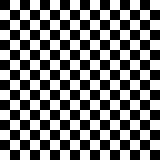
#> input picture Immagini/160x160.bmp, 160 x 160 px; its folder holds only this picture in this run
$ python esperimenti.py
#> lines starting #> are read from the running program, lines starting #| are printed output that depends on the picture; after the words box and inside, x2 and y2 are one past the last pixel; in counts of white or black regions, pixels touching at a corner belong together
### compressione.py
import numpy as np
from scipy.fft import dct, idct
from PIL import Image

def dct2(A):
    """DCT2 ortonormale via scipy.fft (FFT-based)."""
    return dct(dct(A, type=2, norm='ortho', axis=0),
               type=2, norm='ortho', axis=1)


def idct2(A):
    """IDCT2 ortonormale via scipy.fft (FFT-based)."""
    return idct(idct(A, type=2, norm='ortho', axis=0),
                type=2, norm='ortho', axis=1)

def cutoff_mask(F, d):
    """
    Maschera FxF booleana: True dove (k + l) < d, False dove (k + l) >= d.

    Significato: i coefficienti c[k, l] con k + l >= d vengono azzerati.
    Per d = 0 si azzera tutto, per d = 2F-2 si azzera solo c[F-1, F-1].
    """
    k = np.arange(F).reshape(F, 1)
    l = np.arange(F).reshape(1, F)
    m = (k + l) < d
    return m

def compress_image(img, F, d):
    """
    img : ndarray 2D (uint8 o float) contenente l'immagine in scala di grigi.
    F   : intero positivo, lato del macro-blocco.
    d   : intero in [0, 2F - 2], soglia di taglio.

    Restituisce l'immagine ricomposta come ndarray uint8 (stesse dimensioni
    della porzione divisibile in blocchi F x F; gli "avanzi" sono scartati).
    """
    if F <= 0:
        raise ValueError("F deve essere un intero positivo.")
    if not (0 <= d <= 2 * F - 2):
        raise ValueError(f"d deve essere in [0, 2F-2] = [0, {2*F-2}].")

    H, W = img.shape
    Hc = (H // F) * F
    Wc = (W // F) * F
    img_cropped = img[:Hc, :Wc].astype(np.float64)

    mask = cutoff_mask(F, d).astype(np.float64)
    out = np.empty_like(img_cropped)

    for i in range(0, Hc, F):
        for j in range(0, Wc, F):
            block = img_cropped[i:i+F, j:j+F]
            c = dct2(block)
            c *= mask
            ff = idct2(c)
            out[i:i+F, j:j+F] = ff

    out = np.rint(out)
    out = np.clip(out, 0, 255).astype(np.uint8)
    return out

def load_bmp_grayscale(path):
    """Carica un .bmp e lo restituisce come ndarray 2D uint8.

    Se l'immagine e' a colori viene convertita in scala di grigi.
    """
#> called with path = 'Immagini/160x160.bmp'
    im = Image.open(path)
#> im is the input picture: PIL image 160x160 L; 50% white; 1 white region, box (x1, y1, x2, y2) and area: (0, 0, 160, 160) 12800
    if im.mode != 'L':
        im = im.convert('L')
    return np.array(im, dtype=np.uint8)

### esperimenti.py
import os
import csv
import numpy as np
import matplotlib.pyplot as plt

from compressione import compress_image, load_bmp_grayscale

def psnr_uint8(orig, comp):
    """Calcola il PSNR in dB e l'MSE tra due immagini."""
    diff = orig.astype(np.float64) - comp.astype(np.float64)
    mse = float(np.mean(diff * diff))
    if mse == 0:
        return float('inf'), 0.0
    return 10.0 * np.log10(255.0 ** 2 / mse), mse


def coeffs_kept(F, d):
    """Calcola il numero di coefficienti con k+l < d in un blocco F x F."""
    k = np.arange(F).reshape(F, 1)
    l = np.arange(F).reshape(1, F)
    return int(np.sum((k + l) < d))


def run_experiment(name, img, configs, plot_dir='Plots', csv_dir='Results'):
    """Esegue la compressione per tutte le configurazioni e salva output e metriche."""
#> called with name = '160x160', plot_dir = 'Plots', csv_dir = 'Results'
    os.makedirs(plot_dir, exist_ok=True)
    os.makedirs(csv_dir, exist_ok=True)
    H, W = img.shape
#> H = 160; W = 160

    rows = []
    n = len(configs)

    fig, axes = plt.subplots(n, 2, figsize=(8, 3.5 * n))
    if n == 1:
        axes = axes.reshape(1, -1)

    for i, (F, d) in enumerate(configs):
        out = compress_image(img, F, d)
        Hc, Wc = out.shape

        psnr, mse = psnr_uint8(img[:Hc, :Wc], out)
        kept = coeffs_kept(F, d)
        kept_frac = kept / (F * F)
        rows.append([F, d, kept, F * F, kept_frac, mse, psnr])

        axes[i, 0].imshow(img[:Hc, :Wc], cmap='gray', vmin=0, vmax=255)
        axes[i, 0].set_title(f"Originale ({Wc}×{Hc})")
        axes[i, 0].axis('off')

        axes[i, 1].imshow(out, cmap='gray', vmin=0, vmax=255)
        axes[i, 1].set_title(
            f"F={F}, d={d} ({100*kept_frac:.1f}% coeff.)\n"
            f"PSNR: {psnr:.1f} dB  |  MSE: {mse:.1f}"
        )
        axes[i, 1].axis('off')
#> this loop made 5 passes
#> (mse, psnr) on passes 1 to 5: (1.48, 46.44), (518.1, 20.99), (3413.3, 12.8), (430, 21.8), (4699.3, 11.41)
#> pass 1, in psnr_uint8, `diff = orig.astype(np.float64) - comp.astype(np.float64)`:
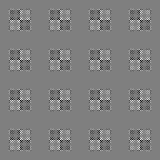
#> diff: shape (160, 160) float64; min -8, max 8, mean 0; drawn with min black and max white
#> pass 2, in run_experiment, `out = compress_image(img, F, d)`:
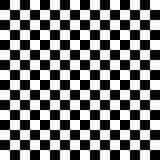
#> out: shape (160, 160); min 0, max 255, mean 127.5
#> after the loop, rows = [[8, 14, 63, 64, 0.984, 1.48, 46.44], [8, 7, 28, 64, 0.438, 518.1, 20.99], [8, 3, 6, 64, 0.0938, 3413.3, 12.8], [16, 15, 120, 256, 0.469, 430, 21.8], [32, 10, 55, 1024, 0.0537, 4699.3, 11.41]]

    plt.suptitle(f"Analisi Compressione: {name}", fontsize=14, fontweight='bold', y=1.02)
    plt.tight_layout()
    fig_path = os.path.join(plot_dir, f"plot_{name}.png")
    plt.savefig(fig_path, dpi=130, bbox_inches='tight')
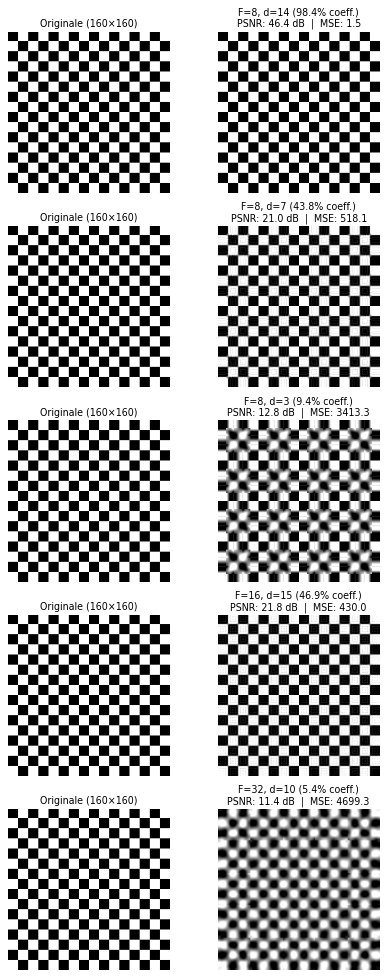
#> figure drawn by matplotlib, 10 panels
    plt.close(fig)

    csv_path = os.path.join(csv_dir, f"dati_{name}.csv")
    with open(csv_path, 'w', newline='') as f:
        w = csv.writer(f)
        w.writerow(['F', 'd', 'coeff_tenuti', 'coeff_totali', 'frazione_tenuti', 'MSE', 'PSNR_dB'])
        w.writerows(rows)

    print(f"Salvato plot: {fig_path}")
    print(f"Salvato CSV:  {csv_path}")
    for F, d, kept, tot, frac, mse, psnr in rows:
        print(f"    F={F:>3} d={d:>3} | coeff={kept:>4}/{tot:<4} "
              f"({100*frac:>5.1f}%) | MSE={mse:>7.2f} | PSNR={psnr:>5.2f} dB")
#> this loop made 5 passes
#|     F=  8 d= 14 | coeff=  63/64   ( 98.4%) | MSE=   1.48 | PSNR=46.44 dB
#|     F=  8 d=  7 | coeff=  28/64   ( 43.8%) | MSE= 518.07 | PSNR=20.99 dB
#|     F=  8 d=  3 | coeff=   6/64   (  9.4%) | MSE=3413.30 | PSNR=12.80 dB
#|     F= 16 d= 15 | coeff= 120/256  ( 46.9%) | MSE= 429.95 | PSNR=21.80 dB
#|     F= 32 d= 10 | coeff=  55/1024 (  5.4%) | MSE=4699.35 | PSNR=11.41 dB


def main():
    img_dir = "Immagini"
    plot_dir = "Plots"
    csv_dir = "Results"

    if not os.path.exists(img_dir):
        print(f"ERRORE: Impossibile trovare la cartella '{img_dir}'.")
        print("Assicurati che sia nella stessa directory di questo script.")
        return

    configs = [
        (8, 14),
        (8, 7),
        (8, 3),
        (16, 15),
        (32, 10)
    ]

    bmp_files = [f for f in os.listdir(img_dir) if f.lower().endswith('.bmp')]

    if not bmp_files:
        print(f"Nessuna immagine .bmp trovata nella cartella '{img_dir}'.")
        return

    print(f"Trovate {len(bmp_files)} immagini. Inizio compressione:\n" + "-"*50)

    for filename in bmp_files:
        img_path = os.path.join(img_dir, filename)
        name = os.path.splitext(filename)[0]

        print(f"\nImmagine: {filename}")
        try:
            img = load_bmp_grayscale(img_path)
            run_experiment(name, img, configs, plot_dir=plot_dir, csv_dir=csv_dir)
        except Exception as e:
            print(f" ERRORE nell'elaborazione di {filename}: {e}")

if __name__ == '__main__':
    main()

$ run again, on Immagini/80x80.bmp
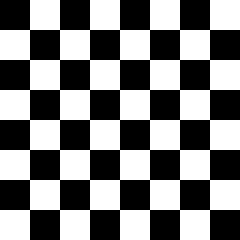
#> input picture Immagini/80x80.bmp, 80 x 80 px (shown 3 times larger)
#> in load_bmp_grayscale, im is the input picture: PIL image 80x80 L; 50% white; 1 white region, box (x1, y1, x2, y2) and area: (0, 0, 80, 80) 3200
#> the loop in run_experiment, `for i, (F, d) in enumerate(configs):` made 5 passes
#> (mse, psnr) on passes 1 to 5: (1.48, 46.44), (518.1, 20.99), (3413.3, 12.8), (430, 21.8), (4699.2, 11.41)
#> pass 1, in psnr_uint8, `diff = orig.astype(np.float64) - comp.astype(np.float64)`:
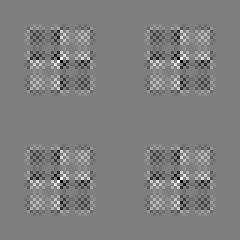
#> diff: shape (80, 80) float64 (shown 3 times larger); min -8, max 8, mean 0; drawn with min black and max white
#> pass 2, in run_experiment, `out = compress_image(img, F, d)`:
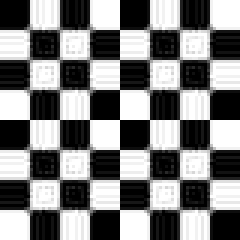
#> out: shape (80, 80) (shown 3 times larger); min 0, max 255, mean 127.5
#> after the loop in run_experiment, `for i, (F, d) in enumerate(configs):`: rows = [[8, 14, 63, 64, 0.984, 1.48, 46.44], [8, 7, 28, 64, 0.438, 518.1, 20.99], [8, 3, 6, 64, 0.0938, 3413.3, 12.8], [16, 15, 120, 256, 0.469, 430, 21.8], [32, 10, 55, 1024, 0.0537, 4699.2, 11.41]]
#> the loop in run_experiment, `for F, d, kept, tot, frac, mse, psnr in rows:` made 5 passes
#> (printed output is left out)

$ run again, on Immagini/320x320.bmp
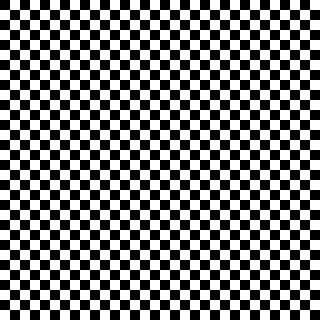
#> input picture Immagini/320x320.bmp, 320 x 320 px
#> in load_bmp_grayscale, im is the input picture: PIL image 320x320 L; 50% white; 1 white region, box (x1, y1, x2, y2) and area: (0, 0, 320, 320) 51200
#> the loop in run_experiment, `for i, (F, d) in enumerate(configs):` made 5 passes
#> (mse, psnr) on passes 1 to 5: (1.48, 46.44), (518.1, 20.99), (3413.3, 12.8), (430, 21.8), (4699.3, 11.41)
#> pass 1, in psnr_uint8, `diff = orig.astype(np.float64) - comp.astype(np.float64)`:
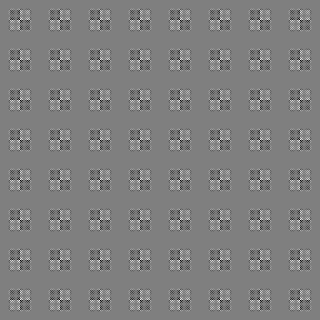
#> diff: shape (320, 320) float64; min -8, max 8, mean 0; drawn with min black and max white
#> pass 2, in run_experiment, `out = compress_image(img, F, d)`:
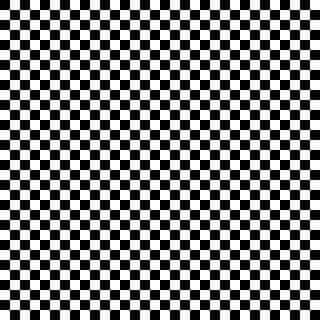
#> out: shape (320, 320); min 0, max 255, mean 127.5
#> after the loop in run_experiment, `for i, (F, d) in enumerate(configs):`: rows = [[8, 14, 63, 64, 0.984, 1.48, 46.44], [8, 7, 28, 64, 0.438, 518.1, 20.99], [8, 3, 6, 64, 0.0938, 3413.3, 12.8], [16, 15, 120, 256, 0.469, 430, 21.8], [32, 10, 55, 1024, 0.0537, 4699.3, 11.41]]
#> the loop in run_experiment, `for F, d, kept, tot, frac, mse, psnr in rows:` made 5 passes
#> (printed output is left out)
